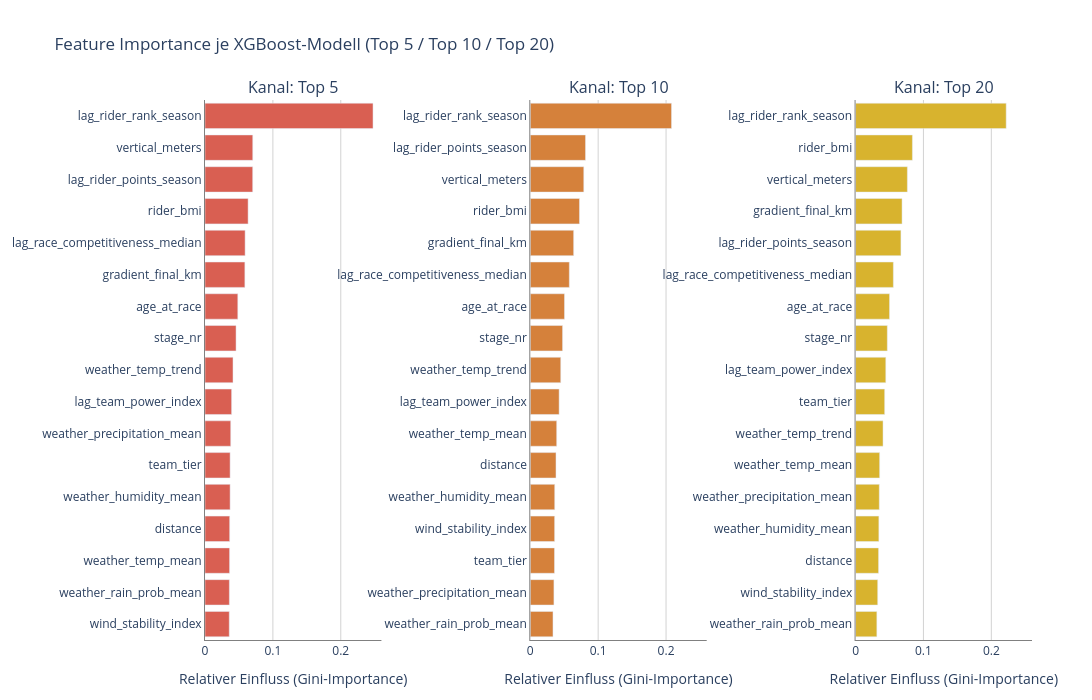

Notebook code cell kept with this figure:
### Markdown cell above
## Feature Importance Visualisierung
Hier werden drei nebeneinander angeordnete horizontale Balkendiagramme (eines je Modell: Top5, Top10, Top20) erstellt, die für jedes Feature die XGBoost-Feature-Importance (Gini-Importance) zeigen. Da alle drei Diagramme dieselbe x-Achsen-Skalierung nutzen, kannst genau verglichen werden, welche Features in welchem Modell einen größeren oder kleineren Einfluss auf die Vorhersage haben.

### Code cell
import pandas as pd
import plotly.graph_objects as go
import plotly.subplots as sp

# Farben und Anzeigenamen passend zu den vorherigen Plots im Notebook
colors = {"y_top5": "#d95f52", "y_top10": "#d5813b", "y_top20": "#d8b32e"}
display_names = {"y_top5": "Top 5", "y_top10": "Top 10", "y_top20": "Top 20"}

# Für jedes der drei Modelle die Feature Importance berechnen
importance_dfs = {}
for name in targets.keys():
    model = models[name]
    df_imp = pd.DataFrame({
        "Feature": X_train.columns,
        "Importance": model.feature_importances_
    }).sort_values(by="Importance", ascending=True)
    importance_dfs[name] = df_imp

# Gemeinsames Maximum über alle drei Modelle ermitteln, damit die x-Achsen vergleichbar sind
global_max = max(df["Importance"].max() for df in importance_dfs.values())
shared_range = [0, global_max * 1.05]

# Subplots nebeneinander, ein Panel pro Modell, mit größerem Abstand
fig = sp.make_subplots(
    rows=1, cols=3,
    subplot_titles=[f"Kanal: {display_names[n]}" for n in targets.keys()],
    horizontal_spacing=0.18,
)

for i, name in enumerate(targets.keys(), start=1):
    df_imp = importance_dfs[name]
    fig.add_trace(
        go.Bar(
            x=df_imp["Importance"],
            y=df_imp["Feature"],
            orientation="h",
            marker_color=colors[name],
            showlegend=False,
        ),
        row=1, col=i,
    )

fig.update_layout(
    title_text="Feature Importance je XGBoost-Modell (Top 5 / Top 10 / Top 20)",
    height=700, width=1600, plot_bgcolor="white",
    margin=dict(l=60, r=60, t=100, b=60),
)

for i in range(1, 4):
    fig.update_xaxes(
        title_text="Relativer Einfluss (Gini-Importance)",
        showgrid=True, gridcolor="lightgray", showline=True, linecolor="gray",
        range=shared_range,
        row=1, col=i,
    )
    fig.update_yaxes(showline=True, linecolor="gray", row=1, col=i)

fig.show()

### Figure 1 — Plotly figure (JSON) as saved in the notebook; plotly's stock layout.template omitted (floating-point values rounded to 4 significant figures)
{"data": [{"marker": {"color": "#d95f52"}, "orientation": "h", "showlegend": false, "type": "bar", "x": [0.03572, 0.0359, 0.0362, 0.03636, 0.03698, 0.03699, 0.03789, 0.0392, 0.04127, 0.04574, 0.04833, 0.05873, 0.05908, 0.06349, 0.07027, 0.07033, 0.2475], "xaxis": "x", "y": ["wind_stability_index", "weather_rain_prob_mean", "weather_temp_mean", "distance", "weather_humidity_mean", "team_tier", "weather_precipitation_mean", "lag_team_power_index", "weather_temp_trend", "stage_nr", "age_at_race", "gradient_final_km", "lag_race_competitiveness_median", "rider_bmi", "lag_rider_points_season", "vertical_meters", "lag_rider_rank_season"], "yaxis": "y"}, {"marker": {"color": "#d5813b"}, "orientation": "h", "showlegend": false, "type": "bar", "x": [0.03344, 0.03482, 0.03567, 0.03587, 0.03601, 0.03785, 0.03891, 0.04248, 0.04487, 0.04754, 0.0504, 0.05751, 0.06389, 0.07246, 0.0788, 0.08137, 0.2081], "xaxis": "x2", "y": ["weather_rain_prob_mean", "weather_precipitation_mean", "team_tier", "wind_stability_index", "weather_humidity_mean", "distance", "weather_temp_mean", "lag_team_power_index", "weather_temp_trend", "stage_nr", "age_at_race", "lag_race_competitiveness_median", "gradient_final_km", "rider_bmi", "vertical_meters", "lag_rider_points_season", "lag_rider_rank_season"], "yaxis": "y2"}, {"marker": {"color": "#d8b32e"}, "orientation": "h", "showlegend": false, "type": "bar", "x": [0.03134, 0.03262, 0.03388, 0.03431, 0.03492, 0.03548, 0.04045, 0.04286, 0.04451, 0.04674, 0.05005, 0.05566, 0.06681, 0.06847, 0.07629, 0.08373, 0.2219], "xaxis": "x3", "y": ["weather_rain_prob_mean", "wind_stability_index", "distance", "weather_humidity_mean", "weather_precipitation_mean", "weather_temp_mean", "weather_temp_trend", "team_tier", "lag_team_power_index", "stage_nr", "age_at_race", "lag_race_competitiveness_median", "lag_rider_points_season", "gradient_final_km", "vertical_meters", "rider_bmi", "lag_rider_rank_season"], "yaxis": "y3"}], "layout": {"annotations": [{"font": {"size": 16}, "showarrow": false, "text": "Kanal: Top 5", "x": 0.1067, "xanchor": "center", "xref": "paper", "y": 1, "yanchor": "bottom", "yref": "paper"}, {"font": {"size": 16}, "showarrow": false, "text": "Kanal: Top 10", "x": 0.5, "xanchor": "center", "xref": "paper", "y": 1, "yanchor": "bottom", "yref": "paper"}, {"font": {"size": 16}, "showarrow": false, "text": "Kanal: Top 20", "x": 0.8933, "xanchor": "center", "xref": "paper", "y": 1, "yanchor": "bottom", "yref": "paper"}], "height": 700, "margin": {"b": 60, "l": 60, "r": 60, "t": 100}, "plot_bgcolor": "white", "title": {"text": "Feature Importance je XGBoost-Modell (Top 5 / Top 10 / Top 20)"}, "width": 1600, "xaxis": {"anchor": "y", "domain": [0, 0.2133], "gridcolor": "lightgray", "linecolor": "gray", "range": [0, 0.2599], "showgrid": true, "showline": true, "title": {"text": "Relativer Einfluss (Gini-Importance)"}}, "xaxis2": {"anchor": "y2", "domain": [0.3933, 0.6067], "gridcolor": "lightgray", "linecolor": "gray", "range": [0, 0.2599], "showgrid": true, "showline": true, "title": {"text": "Relativer Einfluss (Gini-Importance)"}}, "xaxis3": {"anchor": "y3", "domain": [0.7867, 1], "gridcolor": "lightgray", "linecolor": "gray", "range": [0, 0.2599], "showgrid": true, "showline": true, "title": {"text": "Relativer Einfluss (Gini-Importance)"}}, "yaxis": {"anchor": "x", "domain": [0, 1], "linecolor": "gray", "showline": true}, "yaxis2": {"anchor": "x2", "domain": [0, 1], "linecolor": "gray", "showline": true}, "yaxis3": {"anchor": "x3", "domain": [0, 1], "linecolor": "gray", "showline": true}}}
